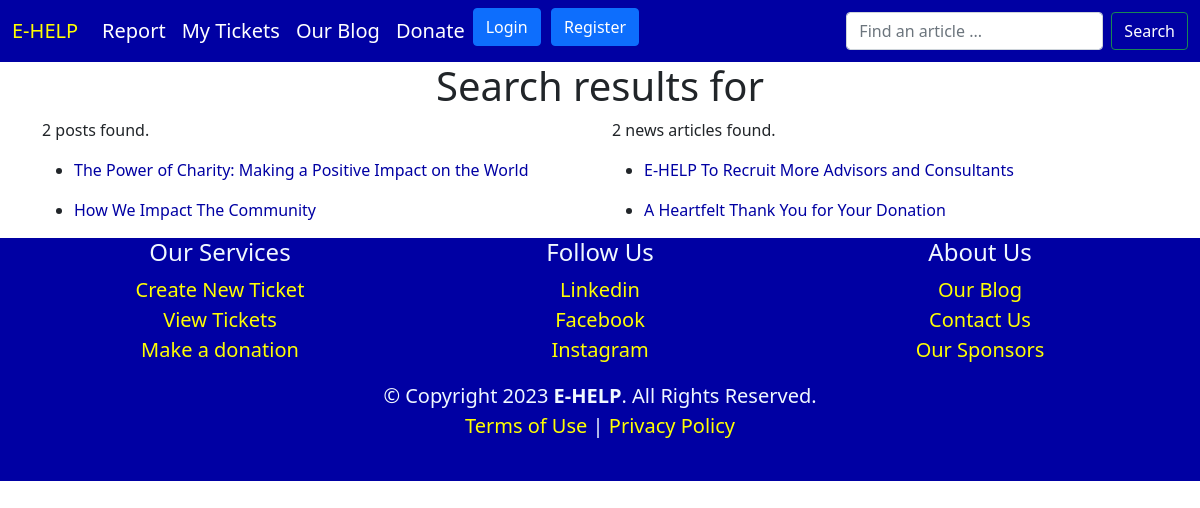
The app's page /search/ with its own data.
### blog/models.py (models this page shows, shortened)
class Post(models.Model):
    DRAFT = 'draft'
    PUBLISHED = 'published'
    STATUS = (
      (DRAFT, 'draft'),
      (PUBLISHED, 'published'),
    )
    user = models.ForeignKey(User, on_delete=models.CASCADE)
    title = models.CharField(max_length=230, unique=True)
    slug = models.CharField(max_length=300, unique=True)
    image_url = models.TextField(blank=True)
    image = models.ImageField(upload_to='uploads/', blank=True, null=True)
    alt = models.CharField(max_length=30)
    content = models.TextField()
    status = models.CharField(max_length=10, choices=STATUS, default=DRAFT)
    created_on = models.DateTimeField(auto_now_add=True)
    updated_on = models.DateTimeField(auto_now=True)
    keywords = models.TextField(blank=True)
    description = models.TextField(blank=True)
    views = models.IntegerField(default=0, null=True, blank=True)
    class Meta:
        ordering = ['-updated_on', '-created_on']
        verbose_name_plural = 'posts'

class NewsArticle(models.Model):
    DRAFT = 'draft'
    PUBLISHED = 'published'
    STATUS = (
      (DRAFT, 'draft'),
      (PUBLISHED, 'published'),
    )
    title = models.CharField(max_length=230, unique=True)
    slug = models.CharField(max_length=300, unique=True)
    image_url = models.TextField(blank=True)
    image = models.ImageField(upload_to='uploads/', blank=True, null=True)
    alt = models.TextField(blank=True)
    content = models.TextField(blank=False)
    status = models.CharField(max_length=10, choices=STATUS, default=DRAFT)
    created_on = models.DateTimeField(auto_now_add=True)
    updated_on = models.DateTimeField(auto_now=True)
    keywords = models.TextField(blank=True)
    description = models.TextField(blank=True)
    views = models.IntegerField(default=0, blank=True, null=True)
    class Meta:
        ordering = ['-updated_on', '-created_on']
        verbose_name_plural = 'News Articles'

### core/views.py (the view)
# urls.py: path("search/", views.search, name='search'),
def search(request):
    query = request.GET.get('q', '')
    posts = Post.objects.filter(status=Post.PUBLISHED).filter(Q(title__icontains=query) | Q(content__icontains=query))[:10]
    news_articles = NewsArticle.objects.filter(status=NewsArticle.PUBLISHED).filter(Q(title__icontains=query) | Q(content__icontains=query))[:10]
    posts_count = posts.count()
    newsarticles_count = news_articles.count()
    Empty = False
    recommendedposts = None
    if posts.count() < 1:
        if news_articles.count() < 1:
            Empty = True
            recommendedposts = Post.objects.filter(status=Post.PUBLISHED).order_by('-updated_on')[:4]
    context = {
       'newsarticles':news_articles,
        'query':query,
        'posts_count':posts_count,
        'newsarticles_count':newsarticles_count,
        'posts':posts,
        'Empty':Empty,
        'recommendedposts':recommendedposts
    }
    return render(request, 'blog/search.html', context)

### blog/templates/blog/search.html (shortened to what this page needs)
<!DOCTYPE html>
<html lang="en">
<head>
    <link href="https://cdn.jsdelivr.net/npm/bootstrap@5.0.2/dist/css/bootstrap.min.css" rel="stylesheet">
</head>
<body>
<section>
    {% include 'core/navbar.html' %}
</section>
<section id="body">
    <div class="container">
        <h1 class="text-center">Search results for {{ query }}</h1>
        <div class="row">
          <div class="col-sm-6">
           <p>{{ posts_count }} posts found.</p>
            <ul>
              {% for post in posts %}
             <li>
              <a class="text-decoration-none" style="color:#0000A3" onMouseOver="this.style.color='#000000'"
              onMouseOut="this.style.color='#0000A3'" href="{% url 'posts-detail' post.slug %}"><p>{{ post.title | safe }}</p></a>
             </li>
             {% empty %}
             <p>No posts found</p>
            {% endfor %}
            </ul>
          </div>
          <div class="col-sm-6">
              <p>{{ newsarticles_count }} news articles found.</p>
              <ul>
                 {% for newsarticle in newsarticles %}
                  <li>
                    <a class="text-decoration-none" style="color:#0000A3" onMouseOver="this.style.color='#000000'"
                    onMouseOut="this.style.color='#0000A3'" href="{% url 'news-detail' newsarticle.slug %}"><p>{{ newsarticle.title | safe }}</p></a>
                  </li>
                  {% empty %}
                  <p>No news articles found</p>
                 {% endfor %}
              </ul>
          </div>
        </div>
    </div>
</section>
<section id="footer" class="footer">
    {% include 'core/footer.html' %}
</section>
</body>
</html>

### records on screen
Post: title "The Power of Charity: Making a Positive Impact on the World"
Post: title "How We Impact The Community"
NewsArticle: title "E-HELP To Recruit More Advisors and Consultants"
NewsArticle: title "A Heartfelt Thank You for Your Donation"

### other values on screen
{{ posts_count }} "2"
{{ newsarticles_count }} "2"
